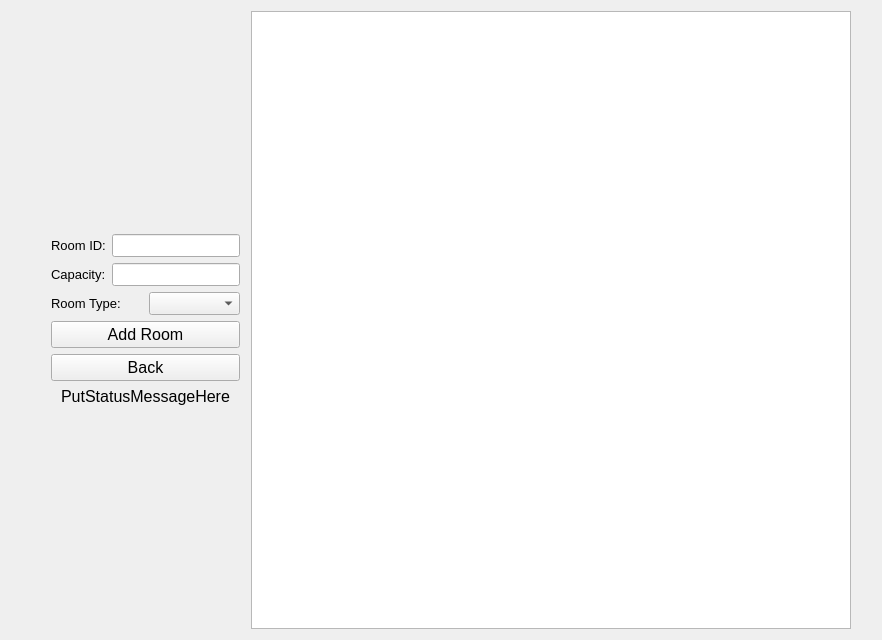
<?xml version="1.0" encoding="UTF-8"?>
<ui version="4.0">
 <class>UI_course_add</class>
 <widget class="QWidget" name="UI_course_add">
  <property name="geometry">
   <rect>
    <x>0</x>
    <y>0</y>
    <width>882</width>
    <height>640</height>
   </rect>
  </property>
  <property name="windowTitle">
   <string>UI_course_add</string>
  </property>
  <layout class="QHBoxLayout" name="horizontalLayout">
   <item>
    <spacer name="hortSpacer_l1">
     <property name="orientation">
      <enum>Qt::Horizontal</enum>
     </property>
     <property name="sizeType">
      <enum>QSizePolicy::Maximum</enum>
     </property>
     <property name="sizeHint" stdset="0">
      <size>
       <width>40</width>
       <height>20</height>
      </size>
     </property>
    </spacer>
   </item>
   <item>
    <layout class="QVBoxLayout" name="CommandBox">
     <item>
      <spacer name="vertSpacer_u1">
       <property name="orientation">
        <enum>Qt::Vertical</enum>
       </property>
       <property name="sizeHint" stdset="0">
        <size>
         <width>20</width>
         <height>10</height>
        </size>
       </property>
      </spacer>
     </item>
     <item>
      <layout class="QHBoxLayout" name="CourseIdBox">
       <item>
        <widget class="QLabel" name="lb_roomID">
         <property name="font">
          <font>
           <pointsize>10</pointsize>
          </font>
         </property>
         <property name="text">
          <string>Room ID:</string>
         </property>
        </widget>
       </item>
       <item>
        <widget class="QLineEdit" name="le_roomID">
         <property name="font">
          <font>
           <pointsize>10</pointsize>
          </font>
         </property>
        </widget>
       </item>
      </layout>
     </item>
     <item>
      <layout class="QHBoxLayout" name="CapacityBox">
       <item>
        <widget class="QLabel" name="lb_capacity">
         <property name="font">
          <font>
           <pointsize>10</pointsize>
          </font>
         </property>
         <property name="text">
          <string>Capacity:</string>
         </property>
        </widget>
       </item>
       <item>
        <widget class="QLineEdit" name="le_capacity">
         <property name="font">
          <font>
           <pointsize>10</pointsize>
          </font>
         </property>
        </widget>
       </item>
      </layout>
     </item>
     <item>
      <layout class="QHBoxLayout" name="RoomBox">
       <item>
        <widget class="QLabel" name="label">
         <property name="font">
          <font>
           <pointsize>10</pointsize>
          </font>
         </property>
         <property name="text">
          <string>Room Type:</string>
         </property>
        </widget>
       </item>
       <item>
        <widget class="QComboBox" name="cb_roomtype">
         <property name="font">
          <font>
           <pointsize>10</pointsize>
          </font>
         </property>
        </widget>
       </item>
      </layout>
     </item>
     <item>
      <widget class="QPushButton" name="bt_add">
       <property name="font">
        <font>
         <pointsize>12</pointsize>
        </font>
       </property>
       <property name="text">
        <string>Add Room</string>
       </property>
      </widget>
     </item>
     <item>
      <widget class="QPushButton" name="bt_back">
       <property name="font">
        <font>
         <pointsize>12</pointsize>
        </font>
       </property>
       <property name="text">
        <string>Back</string>
       </property>
      </widget>
     </item>
     <item>
      <widget class="QLabel" name="lb_statusMessage">
       <property name="font">
        <font>
         <pointsize>12</pointsize>
        </font>
       </property>
       <property name="text">
        <string>PutStatusMessageHere</string>
       </property>
       <property name="alignment">
        <set>Qt::AlignCenter</set>
       </property>
      </widget>
     </item>
     <item>
      <spacer name="vertSpacer_l1">
       <property name="orientation">
        <enum>Qt::Vertical</enum>
       </property>
       <property name="sizeHint" stdset="0">
        <size>
         <width>20</width>
         <height>5</height>
        </size>
       </property>
      </spacer>
     </item>
    </layout>
   </item>
   <item>
    <spacer name="hortSpacer_m1">
     <property name="orientation">
      <enum>Qt::Horizontal</enum>
     </property>
     <property name="sizeType">
      <enum>QSizePolicy::Fixed</enum>
     </property>
     <property name="sizeHint" stdset="0">
      <size>
       <width>5</width>
       <height>20</height>
      </size>
     </property>
    </spacer>
   </item>
   <item>
    <widget class="QTableView" name="table_roomList">
     <property name="enabled">
      <bool>true</bool>
     </property>
     <property name="sizePolicy">
      <sizepolicy hsizetype="Expanding" vsizetype="Expanding">
       <horstretch>0</horstretch>
       <verstretch>0</verstretch>
      </sizepolicy>
     </property>
     <property name="minimumSize">
      <size>
       <width>600</width>
       <height>0</height>
      </size>
     </property>
     <property name="font">
      <font>
       <pointsize>12</pointsize>
      </font>
     </property>
     <attribute name="horizontalHeaderMinimumSectionSize">
      <number>50</number>
     </attribute>
     <attribute name="horizontalHeaderDefaultSectionSize">
      <number>150</number>
     </attribute>
     <attribute name="horizontalHeaderHighlightSections">
      <bool>true</bool>
     </attribute>
    </widget>
   </item>
   <item>
    <spacer name="hortspacer_r1">
     <property name="orientation">
      <enum>Qt::Horizontal</enum>
     </property>
     <property name="sizeType">
      <enum>QSizePolicy::Maximum</enum>
     </property>
     <property name="sizeHint" stdset="0">
      <size>
       <width>20</width>
       <height>20</height>
      </size>
     </property>
    </spacer>
   </item>
  </layout>
 </widget>
 <resources/>
 <connections/>
</ui>
